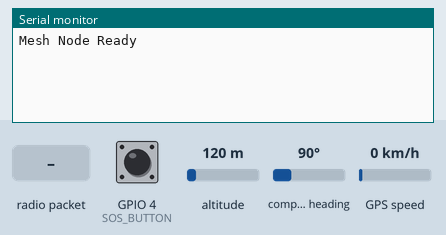
This sketch was run on a simulated ESP32. Shown: the last lines printed to the serial monitor. The test bench sets the inputs (shaded band); at power-on: GPIO 4 (SOS_BUTTON) HIGH, altitude 120 m, compass heading 90°, GPS speed 0 km/h. The GPS gets a fix after 3 s at 37.7749, -122.4194 with 8 satellites; no radio packets arrive unless stated.

Above: at 1.2 s.
1.3 s: radio packet "5" arrives
At 2.6 s:
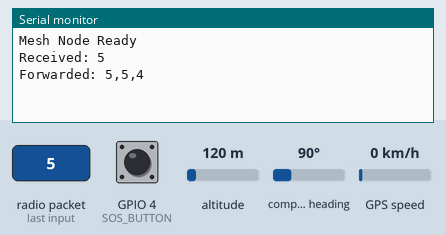
2.9 s: radio packet "90" arrives
At 3.04 s:
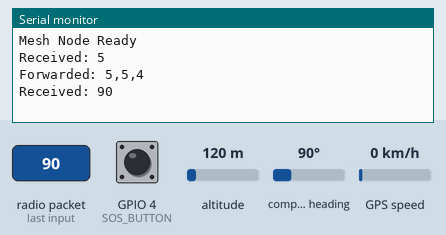
16.9 s: GPIO 4 (SOS_BUTTON) pulled LOW for 3.2 s
At 20.6 s:
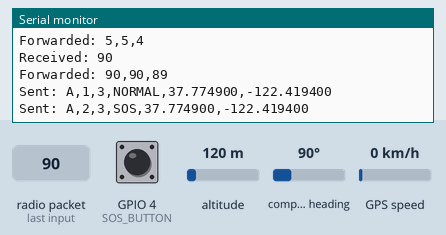

Measured:
- after the input at 1.3 s, the serial monitor: prints a new line at once (image 1)
- after the input at 2.9 s, the serial monitor: prints a new line at once (image 2)
- after the input at 16.9 s, the serial monitor: prints a new line after 3.2 s (image 3)

The sketch:

transmitter.ino
```cpp
#include <SPI.h>
#include <LoRa.h>
#include <TinyGPS++.h>
#include <HardwareSerial.h>

#define SS 5
#define RST 14
#define DIO0 26

#define GPS_RX 16
#define GPS_TX 17

#define SOS_BUTTON 4

String NODE_ID = "A";   // Change for each boat

TinyGPSPlus gps;
HardwareSerial GPSSerial(2);

unsigned long lastSend = 0;
unsigned long packetCounter = 0;

String recentPackets[20];
int recentIndex = 0;

bool alreadySeen(String id)
{
  for(int i=0;i<20;i++)
  {
    if(recentPackets[i] == id)
      return true;
  }
  return false;
}

void savePacket(String id)
{
  recentPackets[recentIndex] = id;
  recentIndex++;

  if(recentIndex >= 20)
    recentIndex = 0;
}

void setup()
{
  Serial.begin(115200);

  pinMode(SOS_BUTTON, INPUT_PULLUP);

  GPSSerial.begin(9600, SERIAL_8N1, GPS_RX, GPS_TX);

  LoRa.setPins(SS, RST, DIO0);

  while(!LoRa.begin(433E6))
  {
    Serial.println("LoRa Failed");
    delay(500);
  }

  Serial.println("Mesh Node Ready");
}

void loop()
{
  while(GPSSerial.available())
  {
    gps.encode(GPSSerial.read());
  }

  // Send own location every 10 seconds
  if(millis() - lastSend > 10000)
  {
    lastSend = millis();

    if(gps.location.isValid())
    {
      packetCounter++;

      String status = "NORMAL";

      if(digitalRead(SOS_BUTTON) == LOW)
        status = "SOS";

      String packet =
        NODE_ID + "," +
        String(packetCounter) + "," +
        "3," +
        status + "," +
        String(gps.location.lat(),6) + "," +
        String(gps.location.lng(),6);

      LoRa.beginPacket();
      LoRa.print(packet);
      LoRa.endPacket();

      Serial.print("Sent: ");
      Serial.println(packet);
    }
  }

  int packetSize = LoRa.parsePacket();

  if(packetSize)
  {
    String msg="";

    while(LoRa.available())
      msg += (char)LoRa.read();

    int p1 = msg.indexOf(',');
    int p2 = msg.indexOf(',', p1+1);
    int p3 = msg.indexOf(',', p2+1);

    String originID = msg.substring(0,p1);
    String packetID = msg.substring(p1+1,p2);

    int hops = msg.substring(p2+1,p3).toInt();

    String uniqueID = originID + "_" + packetID;

    if(originID == NODE_ID)
      return;

    if(alreadySeen(uniqueID))
      return;

    savePacket(uniqueID);

    Serial.print("Received: ");
    Serial.println(msg);

    if(hops > 0)
    {
      hops--;

      String forwarded =
        originID + "," +
        packetID + "," +
        String(hops) +
        msg.substring(p3);

      delay(100);

      LoRa.beginPacket();
      LoRa.print(forwarded);
      LoRa.endPacket();

      Serial.print("Forwarded: ");
      Serial.println(forwarded);
    }
  }
}
```
